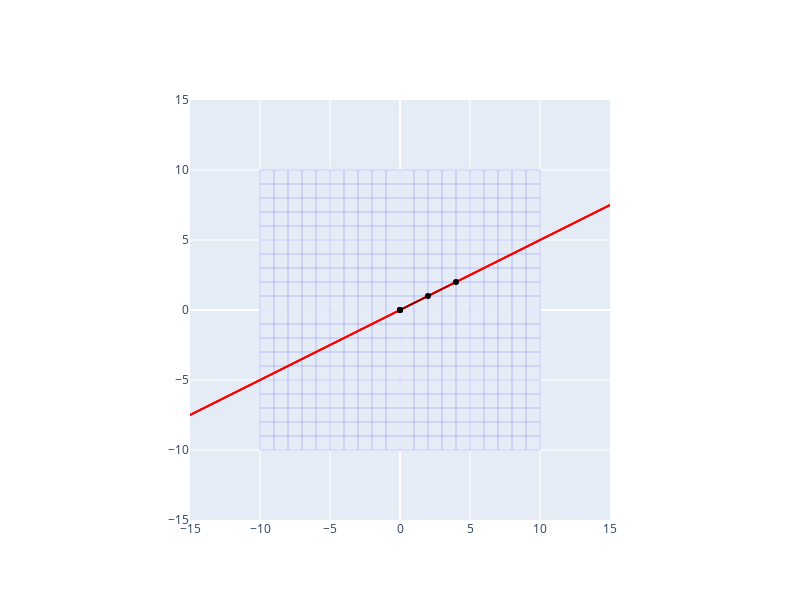

Notebook code for this chart:
### Code cell
figura1 = vector(1,10)
figura1.transformación_lineal(vec_i = [2,1],vec_j = [4,2])

### Figure 1 — Plotly figure (JSON) as saved in the notebook; plotly's stock layout.template omitted (floating-point values rounded to 4 significant figures)
{"data": [{"line": {"color": "blue", "width": 1}, "mode": "lines", "opacity": 0.2, "type": "scatter", "x": [-10, -10], "y": [-10, 10]}, {"line": {"color": "blue", "width": 1}, "mode": "lines", "opacity": 0.2, "type": "scatter", "x": [-10, 10], "y": [-10, -10]}, {"line": {"color": "blue", "width": 1}, "mode": "lines", "opacity": 0.2, "type": "scatter", "x": [-9, -9], "y": [-10, 10]}, {"line": {"color": "blue", "width": 1}, "mode": "lines", "opacity": 0.2, "type": "scatter", "x": [-10, 10], "y": [-9, -9]}, {"line": {"color": "blue", "width": 1}, "mode": "lines", "opacity": 0.2, "type": "scatter", "x": [-8, -8], "y": [-10, 10]}, {"line": {"color": "blue", "width": 1}, "mode": "lines", "opacity": 0.2, "type": "scatter", "x": [-10, 10], "y": [-8, -8]}, {"line": {"color": "blue", "width": 1}, "mode": "lines", "opacity": 0.2, "type": "scatter", "x": [-7, -7], "y": [-10, 10]}, {"line": {"color": "blue", "width": 1}, "mode": "lines", "opacity": 0.2, "type": "scatter", "x": [-10, 10], "y": [-7, -7]}, {"line": {"color": "blue", "width": 1}, "mode": "lines", "opacity": 0.2, "type": "scatter", "x": [-6, -6], "y": [-10, 10]}, {"line": {"color": "blue", "width": 1}, "mode": "lines", "opacity": 0.2, "type": "scatter", "x": [-10, 10], "y": [-6, -6]}, {"line": {"color": "blue", "width": 1}, "mode": "lines", "opacity": 0.2, "type": "scatter", "x": [-5, -5], "y": [-10, 10]}, {"line": {"color": "blue", "width": 1}, "mode": "lines", "opacity": 0.2, "type": "scatter", "x": [-10, 10], "y": [-5, -5]}, {"line": {"color": "blue", "width": 1}, "mode": "lines", "opacity": 0.2, "type": "scatter", "x": [-4, -4], "y": [-10, 10]}, {"line": {"color": "blue", "width": 1}, "mode": "lines", "opacity": 0.2, "type": "scatter", "x": [-10, 10], "y": [-4, -4]}, {"line": {"color": "blue", "width": 1}, "mode": "lines", "opacity": 0.2, "type": "scatter", "x": [-3, -3], "y": [-10, 10]}, {"line": {"color": "blue", "width": 1}, "mode": "lines", "opacity": 0.2, "type": "scatter", "x": [-10, 10], "y": [-3, -3]}, {"line": {"color": "blue", "width": 1}, "mode": "lines", "opacity": 0.2, "type": "scatter", "x": [-2, -2], "y": [-10, 10]}, {"line": {"color": "blue", "width": 1}, "mode": "lines", "opacity": 0.2, "type": "scatter", "x": [-10, 10], "y": [-2, -2]}, {"line": {"color": "blue", "width": 1}, "mode": "lines", "opacity": 0.2, "type": "scatter", "x": [-1, -1], "y": [-10, 10]}, {"line": {"color": "blue", "width": 1}, "mode": "lines", "opacity": 0.2, "type": "scatter", "x": [-10, 10], "y": [-1, -1]}, {"line": {"color": "blue", "width": 1}, "mode": "lines", "opacity": 0.2, "type": "scatter", "x": [0, 0], "y": [-10, 10]}, {"line": {"color": "blue", "width": 1}, "mode": "lines", "opacity": 0.2, "type": "scatter", "x": [-10, 10], "y": [0, 0]}, {"line": {"color": "blue", "width": 1}, "mode": "lines", "opacity": 0.2, "type": "scatter", "x": [1, 1], "y": [-10, 10]}, {"line": {"color": "blue", "width": 1}, "mode": "lines", "opacity": 0.2, "type": "scatter", "x": [-10, 10], "y": [1, 1]}, {"line": {"color": "blue", "width": 1}, "mode": "lines", "opacity": 0.2, "type": "scatter", "x": [2, 2], "y": [-10, 10]}, {"line": {"color": "blue", "width": 1}, "mode": "lines", "opacity": 0.2, "type": "scatter", "x": [-10, 10], "y": [2, 2]}, {"line": {"color": "blue", "width": 1}, "mode": "lines", "opacity": 0.2, "type": "scatter", "x": [3, 3], "y": [-10, 10]}, {"line": {"color": "blue", "width": 1}, "mode": "lines", "opacity": 0.2, "type": "scatter", "x": [-10, 10], "y": [3, 3]}, {"line": {"color": "blue", "width": 1}, "mode": "lines", "opacity": 0.2, "type": "scatter", "x": [4, 4], "y": [-10, 10]}, {"line": {"color": "blue", "width": 1}, "mode": "lines", "opacity": 0.2, "type": "scatter", "x": [-10, 10], "y": [4, 4]}, {"line": {"color": "blue", "width": 1}, "mode": "lines", "opacity": 0.2, "type": "scatter", "x": [5, 5], "y": [-10, 10]}, {"line": {"color": "blue", "width": 1}, "mode": "lines", "opacity": 0.2, "type": "scatter", "x": [-10, 10], "y": [5, 5]}, {"line": {"color": "blue", "width": 1}, "mode": "lines", "opacity": 0.2, "type": "scatter", "x": [6, 6], "y": [-10, 10]}, {"line": {"color": "blue", "width": 1}, "mode": "lines", "opacity": 0.2, "type": "scatter", "x": [-10, 10], "y": [6, 6]}, {"line": {"color": "blue", "width": 1}, "mode": "lines", "opacity": 0.2, "type": "scatter", "x": [7, 7], "y": [-10, 10]}, {"line": {"color": "blue", "width": 1}, "mode": "lines", "opacity": 0.2, "type": "scatter", "x": [-10, 10], "y": [7, 7]}, {"line": {"color": "blue", "width": 1}, "mode": "lines", "opacity": 0.2, "type": "scatter", "x": [8, 8], "y": [-10, 10]}, {"line": {"color": "blue", "width": 1}, "mode": "lines", "opacity": 0.2, "type": "scatter", "x": [-10, 10], "y": [8, 8]}, {"line": {"color": "blue", "width": 1}, "mode": "lines", "opacity": 0.2, "type": "scatter", "x": [9, 9], "y": [-10, 10]}, {"line": {"color": "blue", "width": 1}, "mode": "lines", "opacity": 0.2, "type": "scatter", "x": [-10, 10], "y": [9, 9]}, {"line": {"color": "blue", "width": 1}, "mode": "lines", "opacity": 0.2, "type": "scatter", "x": [10, 10], "y": [-10, 10]}, {"line": {"color": "blue", "width": 1}, "mode": "lines", "opacity": 0.2, "type": "scatter", "x": [-10, 10], "y": [10, 10]}, {"line": {"color": "red", "width": 2}, "mode": "lines", "opacity": 0.2, "type": "scatter", "x": [-60, 20], "y": [-30, 10]}, {"line": {"color": "red", "width": 1}, "mode": "lines", "opacity": 0.2, "type": "scatter", "x": [-60, -20], "y": [-30, -10]}, {"line": {"color": "red", "width": 2}, "mode": "lines", "opacity": 0.2, "type": "scatter", "x": [-58, 22], "y": [-29, 11]}, {"line": {"color": "red", "width": 1}, "mode": "lines", "opacity": 0.2, "type": "scatter", "x": [-56, -16], "y": [-28, -8]}, {"line": {"color": "red", "width": 2}, "mode": "lines", "opacity": 0.2, "type": "scatter", "x": [-56, 24], "y": [-28, 12]}, {"line": {"color": "red", "width": 1}, "mode": "lines", "opacity": 0.2, "type": "scatter", "x": [-52, -12], "y": [-26, -6]}, {"line": {"color": "red", "width": 2}, "mode": "lines", "opacity": 0.2, "type": "scatter", "x": [-54, 26], "y": [-27, 13]}, {"line": {"color": "red", "width": 1}, "mode": "lines", "opacity": 0.2, "type": "scatter", "x": [-48, -8], "y": [-24, -4]}, {"line": {"color": "red", "width": 2}, "mode": "lines", "opacity": 0.2, "type": "scatter", "x": [-52, 28], "y": [-26, 14]}, {"line": {"color": "red", "width": 1}, "mode": "lines", "opacity": 0.2, "type": "scatter", "x": [-44, -4], "y": [-22, -2]}, {"line": {"color": "red", "width": 2}, "mode": "lines", "opacity": 0.2, "type": "scatter", "x": [-50, 30], "y": [-25, 15]}, {"line": {"color": "red", "width": 1}, "mode": "lines", "opacity": 0.2, "type": "scatter", "x": [-40, 0], "y": [-20, 0]}, {"line": {"color": "red", "width": 2}, "mode": "lines", "opacity": 0.2, "type": "scatter", "x": [-48, 32], "y": [-24, 16]}, {"line": {"color": "red", "width": 1}, "mode": "lines", "opacity": 0.2, "type": "scatter", "x": [-36, 4], "y": [-18, 2]}, {"line": {"color": "red", "width": 2}, "mode": "lines", "opacity": 0.2, "type": "scatter", "x": [-46, 34], "y": [-23, 17]}, {"line": {"color": "red", "width": 1}, "mode": "lines", "opacity": 0.2, "type": "scatter", "x": [-32, 8], "y": [-16, 4]}, {"line": {"color": "red", "width": 2}, "mode": "lines", "opacity": 0.2, "type": "scatter", "x": [-44, 36], "y": [-22, 18]}, {"line": {"color": "red", "width": 1}, "mode": "lines", "opacity": 0.2, "type": "scatter", "x": [-28, 12], "y": [-14, 6]}, {"line": {"color": "red", "width": 2}, "mode": "lines", "opacity": 0.2, "type": "scatter", "x": [-42, 38], "y": [-21, 19]}, {"line": {"color": "red", "width": 1}, "mode": "lines", "opacity": 0.2, "type": "scatter", "x": [-24, 16], "y": [-12, 8]}, {"line": {"color": "red", "width": 2}, "mode": "lines", "opacity": 0.2, "type": "scatter", "x": [-40, 40], "y": [-20, 20]}, {"line": {"color": "red", "width": 1}, "mode": "lines", "opacity": 0.2, "type": "scatter", "x": [-20, 20], "y": [-10, 10]}, {"line": {"color": "red", "width": 2}, "mode": "lines", "opacity": 0.2, "type": "scatter", "x": [-38, 42], "y": [-19, 21]}, {"line": {"color": "red", "width": 1}, "mode": "lines", "opacity": 0.2, "type": "scatter", "x": [-16, 24], "y": [-8, 12]}, {"line": {"color": "red", "width": 2}, "mode": "lines", "opacity": 0.2, "type": "scatter", "x": [-36, 44], "y": [-18, 22]}, {"line": {"color": "red", "width": 1}, "mode": "lines", "opacity": 0.2, "type": "scatter", "x": [-12, 28], "y": [-6, 14]}, {"line": {"color": "red", "width": 2}, "mode": "lines", "opacity": 0.2, "type": "scatter", "x": [-34, 46], "y": [-17, 23]}, {"line": {"color": "red", "width": 1}, "mode": "lines", "opacity": 0.2, "type": "scatter", "x": [-8, 32], "y": [-4, 16]}, {"line": {"color": "red", "width": 2}, "mode": "lines", "opacity": 0.2, "type": "scatter", "x": [-32, 48], "y": [-16, 24]}, {"line": {"color": "red", "width": 1}, "mode": "lines", "opacity": 0.2, "type": "scatter", "x": [-4, 36], "y": [-2, 18]}, {"line": {"color": "red", "width": 2}, "mode": "lines", "opacity": 0.2, "type": "scatter", "x": [-30, 50], "y": [-15, 25]}, {"line": {"color": "red", "width": 1}, "mode": "lines", "opacity": 0.2, "type": "scatter", "x": [0, 40], "y": [0, 20]}, {"line": {"color": "red", "width": 2}, "mode": "lines", "opacity": 0.2, "type": "scatter", "x": [-28, 52], "y": [-14, 26]}, {"line": {"color": "red", "width": 1}, "mode": "lines", "opacity": 0.2, "type": "scatter", "x": [4, 44], "y": [2, 22]}, {"line": {"color": "red", "width": 2}, "mode": "lines", "opacity": 0.2, "type": "scatter", "x": [-26, 54], "y": [-13, 27]}, {"line": {"color": "red", "width": 1}, "mode": "lines", "opacity": 0.2, "type": "scatter", "x": [8, 48], "y": [4, 24]}, {"line": {"color": "red", "width": 2}, "mode": "lines", "opacity": 0.2, "type": "scatter", "x": [-24, 56], "y": [-12, 28]}, {"line": {"color": "red", "width": 1}, "mode": "lines", "opacity": 0.2, "type": "scatter", "x": [12, 52], "y": [6, 26]}, {"line": {"color": "red", "width": 2}, "mode": "lines", "opacity": 0.2, "type": "scatter", "x": [-22, 58], "y": [-11, 29]}, {"line": {"color": "red", "width": 1}, "mode": "lines", "opacity": 0.2, "type": "scatter", "x": [16, 56], "y": [8, 28]}, {"line": {"color": "red", "width": 2}, "mode": "lines", "opacity": 0.2, "type": "scatter", "x": [-20, 60], "y": [-10, 30]}, {"line": {"color": "red", "width": 1}, "mode": "lines", "opacity": 0.2, "type": "scatter", "x": [20, 60], "y": [10, 30]}, {"line": {"color": "black", "width": 0.5}, "mode": "markers+lines", "type": "scatter", "x": [0, 2], "y": [0, 1]}, {"line": {"color": "black", "width": 0.5}, "mode": "markers+lines", "type": "scatter", "x": [0, 4], "y": [0, 2]}, {"line": {"color": "black", "width": 3}, "mode": "markers", "type": "scatter", "x": [0], "y": [0]}], "layout": {"height": 600, "showlegend": false, "width": 800, "xaxis": {"constrain": "domain", "domain": [0.1719, 0.8281], "range": [-15, 15], "type": "linear"}, "yaxis": {"domain": [0, 1], "range": [-15, 15], "scaleanchor": "x", "scaleratio": 1, "type": "linear"}}}
